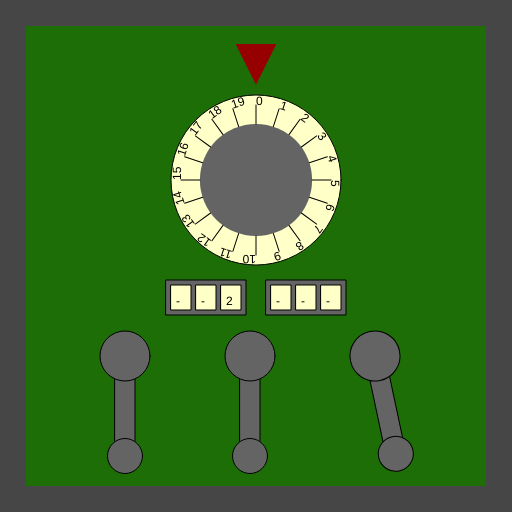
Frame 1 (no input)
Frame 60 (no input): identical to frame 1, image omitted
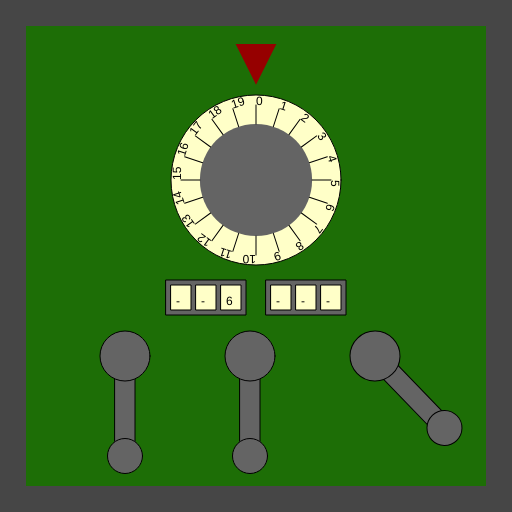
Frame 120 (the mouse pressed at the canvas centre since frame 60)

The p5.js sketch that drew these frames (run headless with seeded random() and noise() and a simulated clock; from frame 60 on, the mouse is pressed at the canvas centre):

// p5.js sketch
// ── sketch.js
/*

Officer: 6576922
CaseNum: 303-3-35747725-6576922

Case 303 - The Case of the Crooked Attorney
Stage 4 - The Courthouse

Torvalds has his final safe in his courthouse chambers. Luckily there is a court case proceeding.
You can sneak into his chambers whilst he makes his closing statement.

Crack the safe by doing the following:

	When the mouse button is released:
	- Use the 'map' function to scale mouseX to values ranging from 5 to 20.
	- Assign the output to HiddenVaultCombination_A

	Whilst the mouse is moving:
	- Use the 'map' function to scale mouseX to values ranging from 2 to 10.
	- Assign the output to HiddenVaultCombination_B

	When any key is released:
	- Make HiddenVaultCombination_C equal to the value of 'key'

	When the mouse button is released:
	- Use the 'map' function to scale mouseY to values ranging from 22 to 74.
	- Assign the output to HiddenVaultCombination_D

	When the mouse button is released:
	- Use the 'map' function to scale mouseX to values ranging from 17 to 73.
	- Assign the output to HiddenVaultCombination_E

	Whilst the mouse is moving:
	- Use the 'map' function to scale mouseY to values ranging from 12 to 76.
	- Assign the output to HiddenVaultCombination_F



This time you'll need to create the relevant event handlers yourself.

There are many possible ways of investigating this case, but you
should use ONLY the following commands:

	- The assignment operator aka. the equals sign !
	- mouseX, mouseY
	- key, keyCode
	- random
	- map

*/

//declare the variables

var HiddenVaultCombination_A;
var HiddenVaultCombination_B;
var HiddenVaultCombination_C;
var HiddenVaultCombination_D;
var HiddenVaultCombination_E;
var HiddenVaultCombination_F;


function preload()
{
	//IMAGES WILL BE LOADED HERE

}

function setup()
{
	createCanvas(512,512);

	//initialise the variables
	HiddenVaultCombination_A = 0;
	HiddenVaultCombination_B = "";
	HiddenVaultCombination_C = "";
	HiddenVaultCombination_D = 0;
	HiddenVaultCombination_E = 0;
	HiddenVaultCombination_F = 0;

}

///////////////////EVENT HANDLERS///////////////////

//Create event handlers here to open the safe ...
function mouseReleased()
{
	HiddenVaultCombination_A = map(mouseX, 0, width, 5, 20, true);
	HiddenVaultCombination_D = map(mouseY, 0, width, 22, 74, true);
	HiddenVaultCombination_E = map(mouseX, 0, width, 17, 73, true);
}

function mouseMoved()
{
	HiddenVaultCombination_B = map(mouseX, 0, width, 2, 10, true);
	HiddenVaultCombination_F = map(mouseY, 0, width, 12, 76, true);
}

function keyReleased()
{
	HiddenVaultCombination_C = key;
}


///////////////DO NOT CHANGE CODE BELOW THIS POINT///////////////////

function draw()
{

	//Draw the safe door
	background(70);
	noStroke();
	fill(29,110,6);
	rect(26,26,width-52,width-52);

	//Draw the combination dial
	push();
	translate(256,180);
	drawDial(170,HiddenVaultCombination_A,20);
	pop();

	//Draw the spinners
	push();
	translate(206,280);
	drawSpinner(3, HiddenVaultCombination_B);
	pop();

	push();
	translate(306,280);
	drawSpinner(3, HiddenVaultCombination_C);
	pop();

	//Draw the levers
	push();
	translate(125,356);
	drawLever(HiddenVaultCombination_D);
	pop();

	push();
	translate(250,356);
	drawLever(HiddenVaultCombination_E);
	pop();

	push();
	translate(375,356);
	drawLever(HiddenVaultCombination_F);
	pop();

}

function drawDial(diameter,num,maxNum)
{
	//the combination lock

	var r = diameter * 0.5;
	var p = r * 0.6;

	stroke(0);
	fill(255,255,200);
	ellipse(0,0,diameter,diameter);
	fill(100);
	noStroke();
	ellipse(0,0,diameter*0.66,diameter*0.66);
	fill(150,0,0);
	triangle(
		-p * 0.4,-r-p,
		p * 0.4,-r-p,
		0,-r-p/5
	);

	noStroke();

	push();
	var inc = 360/maxNum;

	rotate(radians(-num * inc));
	for(var i = 0; i < maxNum; i++)
	{
		push();
		rotate(radians(i * inc));
		stroke(0);
		line(0,-r*0.66,0,-(r-10));
		noStroke();
		fill(0);
		text(i,0,-(r-10));
		pop();
	}

	pop();
}

function drawLever(rot)
{
	push();
	rotate(radians(-rot))
	stroke(0);
	fill(100);
	rect(-10,0,20,100);
	ellipse(0,0,50,50);
	ellipse(0,100,35,35);
	pop();
}

function drawSpinner(numSpinners, val)
{
	var sw = 20;
	var ow = (sw + 5) * numSpinners + 5;
	stroke(0);
	fill(100);
	rect(-ow/2,0,ow,35);
	if(typeof(val) == "number")
	{
		val = floor(val).toString(); //convert to string
	}
	var d = numSpinners - val.length;

	for(var d = numSpinners - val.length; d > 0; d--)
	{
		val = "-" + val;
	}

	for(var i = 0; i < numSpinners; i++)
	{
		stroke(0);
		fill(255,255,200);
		rect(-ow/2 + i * (sw + 5) + 5,5,20,25);
		fill(0);
		noStroke();
		text(val[i],-ow/2 + sw/2 + i * (sw +5),25);
	}

}
